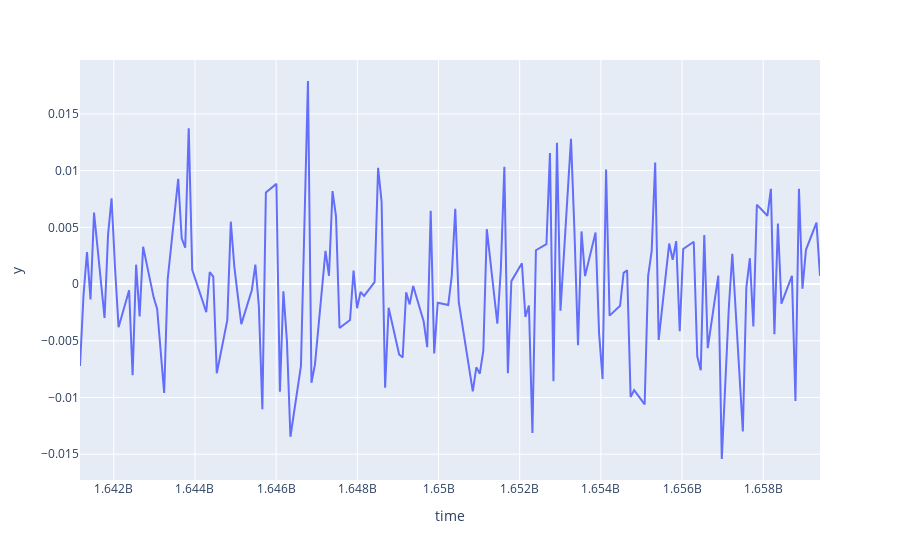

Here is the notebook cell this chart was saved with:
### Code cell
fig = px.line(data1, x=data1['time'], y = data1['close'] - data1['open'])
fig.show()

### Figure 1 — Plotly figure (JSON) as saved in the notebook; plotly's stock layout.template omitted (floating-point values rounded to 4 significant figures; data arrays with more than 128 entries replaced by an {"elided": "..."} marker saying what was removed)
{"data": [{"hovertemplate": "time=%{x}<br>y=%{y}<extra></extra>", "legendgroup": "", "line": {"color": "#636efa", "dash": "solid"}, "marker": {"symbol": "circle"}, "mode": "lines", "name": "", "orientation": "v", "showlegend": false, "type": "scatter", "x": {"elided": "152 int values"}, "xaxis": "x", "y": {"elided": "152 float values"}, "yaxis": "y"}], "layout": {"legend": {"tracegroupgap": 0}, "margin": {"t": 60}, "xaxis": {"anchor": "y", "domain": [0, 1], "title": {"text": "time"}}, "yaxis": {"anchor": "x", "domain": [0, 1], "title": {"text": "y"}}}}
